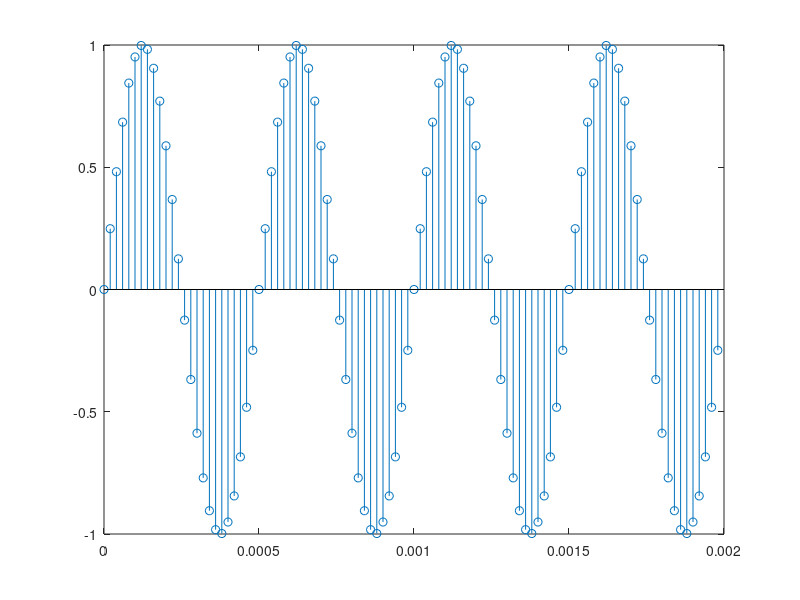
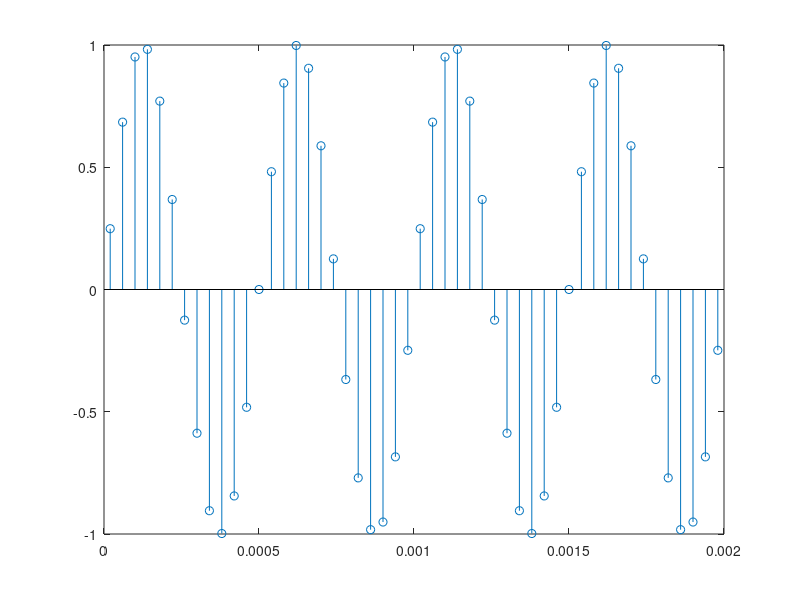

MATLAB code for these plots, in order:
n = zeros(1,100);
for i=1:1:100
    n(i)=i-1;
end

Fo = 2*1000;

%   t = n*Ts = n/Fs
t1 = n./50000;
t2 = t1(2:2:100);

x = sin(2*pi*Fo.*t1);
y = x(2:2:100);

figure
stem(t1,x);
figure
stem(t2,y);
